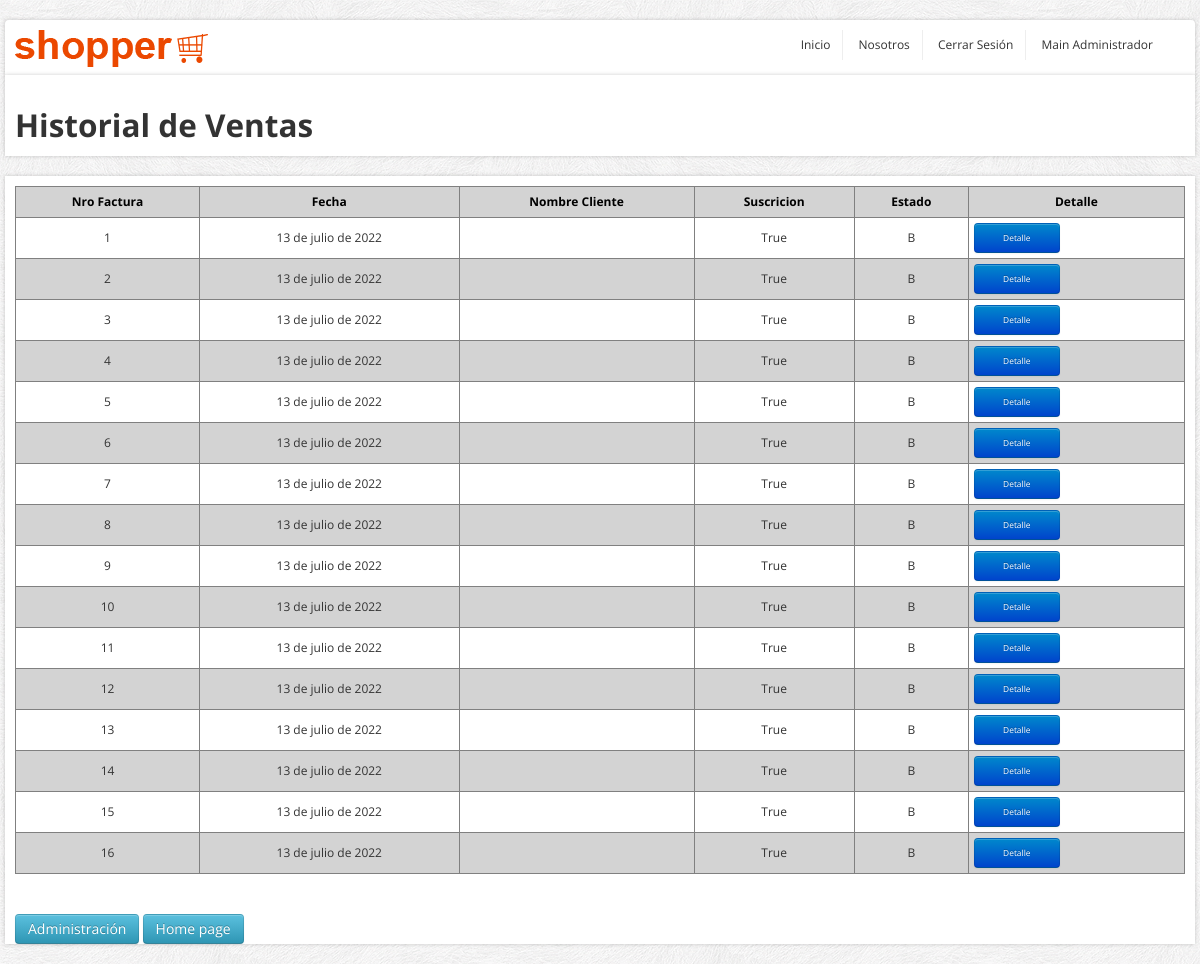
Before: /registro_ventas with the older database file.
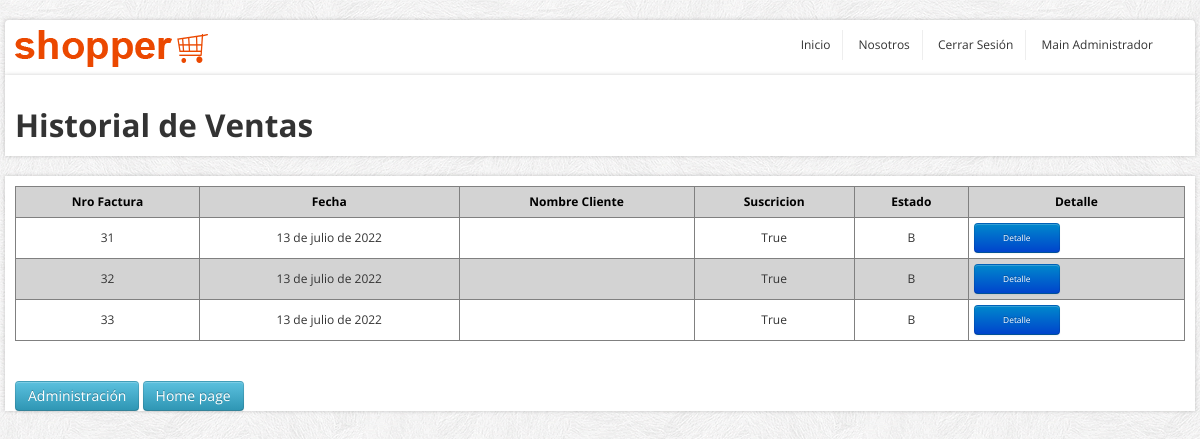
After: the same page with the newer database file.
### core/models.py (models this page shows, shortened)
class Factura(models.Model):
    usuario = models.ForeignKey(User, on_delete=models.DO_NOTHING)
    fecha = models.DateField(blank=False, null=False, verbose_name="Fecha Factura")
    estado = models.CharField(max_length=1, default="B",blank=False, null=False, verbose_name="Fecha Factura")

class PerfilUsuario(models.Model):
    user = models.OneToOneField(User, blank=False, null=False, on_delete=models.CASCADE)
    rutUsuario = models.CharField(max_length=15, unique=True)
    direccionUsusario = models.CharField(max_length=300, blank=False, null=False, verbose_name="Direccion Usuario")
    suscripcionUsusario = models.BooleanField(default=False,blank=False, null=False, verbose_name="Suscriptor")
    imagenUsuario = models.ImageField(upload_to="images/", default="sinfoto.jpg", null=False, blank=False, verbose_name="Imagen Usuario")

### core/views.py (the view)
# urls.py: path('registro_ventas', registro_ventas, name="registro_ventas"),
def registro_ventas(request):
    data = {"mesg": ""}
    data["list"] = Factura.objects.all().order_by('id')
    return render(request, "core/registro_ventas.html", data)

### core/templates/core/registro_ventas.html (shortened to what this page needs)
{% load static %}
<!DOCTYPE html>
<html lang="en">
	<head>
		<link href="../../static/core/css/bootstrap/css/bootstrap.min.css" rel="stylesheet">
		<link href="../../static/core/css/bootstrap/css/bootstrap-responsive.min.css" rel="stylesheet">
		<link href="../../static/core/css/themes/css/bootstrappage.css" rel="stylesheet"/>
		<link href="../../static/core/css/themes/css/flexslider.css" rel="stylesheet"/>
		<link href="../../static/core/css/themes/css/main.css" rel="stylesheet"/>
		<link href="{% static 'core/css/forms.css'%}" rel="stylesheet">
	</head>
    <body>
		<div id="top-bar" class="container">
			<div class="row container-fluid">
					<ul class="user-menu">
						<div class="pull-left">
							<a href="index.html" class="logo pull-left"><img src="../../static/core/css/themes/images/logo.png" class="site_logo" alt=""></a>
						</div>
						<div class="pull-right">
							<li><a href="{% url 'home' %}">Inicio</a></li>
							<li><a href="{% url 'sobre_nosotros' %}">Nosotros</a></li>
							<li><a href="{% url 'cerrar_sesion' %}">Cerrar Sesión</a></li>
							<li><a href="{% url 'mainAdministrador' %}">Main Administrador</a></li>
						</div>
					</ul>
			</div>
		</div>
		<div id="wrapper" class="container">
			<section class="main-content">
			    <br>
				<h2><span>Historial de Ventas</span></h2>
                <div class="span5">
				</div>
			</section>
		</div>
		<div id="wrapper" class="container">
			<section class="main-content">
				{% if list %}
				<table id="tabla_datos">
					<thead>
						<tr>
							<th>Nro Factura</th>
							<th>Fecha</th>
							<th>Nombre Cliente</th>
							<th>Suscricion</th>
							<th>Estado</th>
							<th>Detalle</th>
						</tr>
					</thead>
					<tbody>
						{% for pro in list %}
						<tr>
							<td align="center">{{ pro.id }}</td>
							<td align="center">{{ pro.fecha }}</td>
							<td align="center">{{ pro.usuario.first_name }} {{ pro.usuario.last_name}}</td>
							<td align="center">{{ pro.usuario.perfilusuario.suscripcionUsusario}}</td>
							<td align="center">{{ pro.estado }}</td>
							<td><a href="{% url 'detalle_factura' pro.id %}"
								class="btn btn-primary btn-sm boton_chico">Detalle</a></td>
						</tr>
						{% endfor %}
					</tbody>
				</table>
				{% endif %}
				<br>
				<a href="http://127.0.0.1:8000/admin" class="btn btn-info btn-sm">Administración</a>
				<a href="{% url 'home' %}" class="btn btn-info btn-sm">Home page</a>
			</section>
		</div>
    </body>
</html>

Changed rows visible on the page:
removed Factura: id "1", fecha "13 de julio de 2022", usuario.perfilusuario.suscripcionUsusario "True", estado "B"
removed Factura: id "2", fecha "13 de julio de 2022", usuario.perfilusuario.suscripcionUsusario "True", estado "B"
removed Factura: id "3", fecha "13 de julio de 2022", usuario.perfilusuario.suscripcionUsusario "True", estado "B"
removed Factura: id "4", fecha "13 de julio de 2022", usuario.perfilusuario.suscripcionUsusario "True", estado "B"
removed Factura: id "5", fecha "13 de julio de 2022", usuario.perfilusuario.suscripcionUsusario "True", estado "B"
removed Factura: id "6", fecha "13 de julio de 2022", usuario.perfilusuario.suscripcionUsusario "True", estado "B"
removed Factura: id "7", fecha "13 de julio de 2022", usuario.perfilusuario.suscripcionUsusario "True", estado "B"
removed Factura: id "8", fecha "13 de julio de 2022", usuario.perfilusuario.suscripcionUsusario "True", estado "B"
removed Factura: id "9", fecha "13 de julio de 2022", usuario.perfilusuario.suscripcionUsusario "True", estado "B"
removed Factura: id "10", fecha "13 de julio de 2022", usuario.perfilusuario.suscripcionUsusario "True", estado "B"
removed Factura: id "11", fecha "13 de julio de 2022", usuario.perfilusuario.suscripcionUsusario "True", estado "B"
removed Factura: id "12", fecha "13 de julio de 2022", usuario.perfilusuario.suscripcionUsusario "True", estado "B"
removed Factura: id "13", fecha "13 de julio de 2022", usuario.perfilusuario.suscripcionUsusario "True", estado "B"
removed Factura: id "14", fecha "13 de julio de 2022", usuario.perfilusuario.suscripcionUsusario "True", estado "B"
removed Factura: id "15", fecha "13 de julio de 2022", usuario.perfilusuario.suscripcionUsusario "True", estado "B"
removed Factura: id "16", fecha "13 de julio de 2022", usuario.perfilusuario.suscripcionUsusario "True", estado "B"
added Factura: id "31", fecha "13 de julio de 2022", usuario.perfilusuario.suscripcionUsusario "True", estado "B"
added Factura: id "32", fecha "13 de julio de 2022", usuario.perfilusuario.suscripcionUsusario "True", estado "B"
added Factura: id "33", fecha "13 de julio de 2022", usuario.perfilusuario.suscripcionUsusario "True", estado "B"
